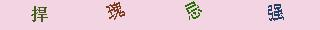
#> input picture Tianyan/targetImage.png, 320 x 30 px
$ python slice_image.py
#> lines starting #> are read from the running program, lines starting #| are printed output that depends on the picture
import PIL
from PIL import Image


img = Image.open('targetImage.png')
#> img is the input picture: PIL image 320x30 RGB; mean R, G, B 234.2, 205.5, 217.8
img2 = Image.open('bgImage.png')
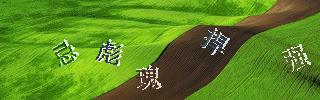
#> input picture Tianyan/bgImage.png, 320 x 100 px
#> img2 is the input picture: PIL image 320x100 RGB; mean R, G, B 91.6, 134.2, 33.1
print(img.size)
#| (320, 30)
print(img2.size)
#| (320, 100)


new_image = Image.new('RGB', (320, 130), 'red')
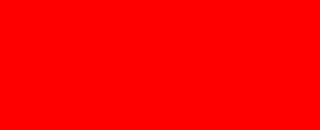
#> new_image: PIL image 320x130 RGB; mean R, G, B 255, 0, 0
new_image.paste(img, (0, 0))
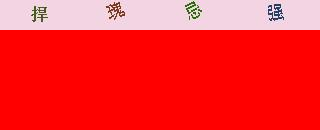
#> new_image: PIL image 320x130 RGB; mean R, G, B 250.2, 47.4, 50.3
new_image.paste(img2, (0, 30))
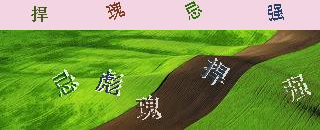
#> new_image: PIL image 320x130 RGB; mean R, G, B 124.5, 150.7, 75.8

new_image.show()
